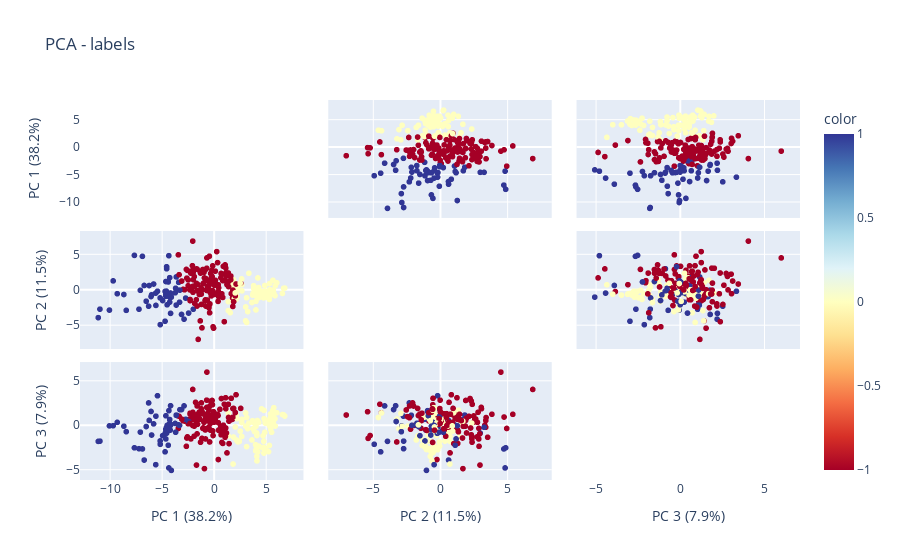

Notebook code cell kept with this figure:
### Code cell
question = 'labels'
import plotly.express as px
from sklearn.decomposition import PCA, KernelPCA, FastICA


aux_data = df.drop(columns=[question], axis=1)
# aux_data = StandardScaler().fit_transform(aux_data)

# Compute PCA
pca = PCA(n_components=3)

components = pca.fit_transform(aux_data)
# todo print hello world


labels = {
    str(i): f"PC {i+1} ({var:.1f}%)"
    for i, var in enumerate(pca.explained_variance_ratio_ * 100)
}

fig = px.scatter_matrix(
    components,
    labels=labels,
    dimensions=range(3),
    color=df[question]-1,
    title='PCA - ' + question,
    color_continuous_scale=px.colors.diverging.RdYlBu
)
fig.update_traces(diagonal_visible=False)
fig.show()

### Figure 1 — Plotly figure (JSON) as saved in the notebook; plotly's stock layout.template omitted (floating-point values rounded to 4 significant figures; data arrays with more than 128 entries replaced by an {"elided": "..."} marker saying what was removed)
{"data": [{"diagonal": {"visible": false}, "dimensions": [{"axis": {"matches": true}, "label": "PC 1 (38.2%)", "values": {"elided": "266 float values"}}, {"axis": {"matches": true}, "label": "PC 2 (11.5%)", "values": {"elided": "266 float values"}}, {"axis": {"matches": true}, "label": "PC 3 (7.9%)", "values": {"elided": "266 float values"}}], "hovertemplate": "%{xaxis.title.text}=%{x}<br>%{yaxis.title.text}=%{y}<br>color=%{marker.color}<extra></extra>", "legendgroup": "", "marker": {"color": {"elided": "266 int values"}, "coloraxis": "coloraxis", "symbol": "circle"}, "name": "", "showlegend": false, "type": "splom"}], "layout": {"coloraxis": {"colorbar": {"title": {"text": "color"}}, "colorscale": [[0, "rgb(165,0,38)"], [0.1, "rgb(215,48,39)"], [0.2, "rgb(244,109,67)"], [0.3, "rgb(253,174,97)"], [0.4, "rgb(254,224,144)"], [0.5, "rgb(255,255,191)"], [0.6, "rgb(224,243,248)"], [0.7, "rgb(171,217,233)"], [0.8, "rgb(116,173,209)"], [0.9, "rgb(69,117,180)"], [1, "rgb(49,54,149)"]]}, "dragmode": "select", "legend": {"tracegroupgap": 0}, "title": {"text": "PCA - labels"}}}
